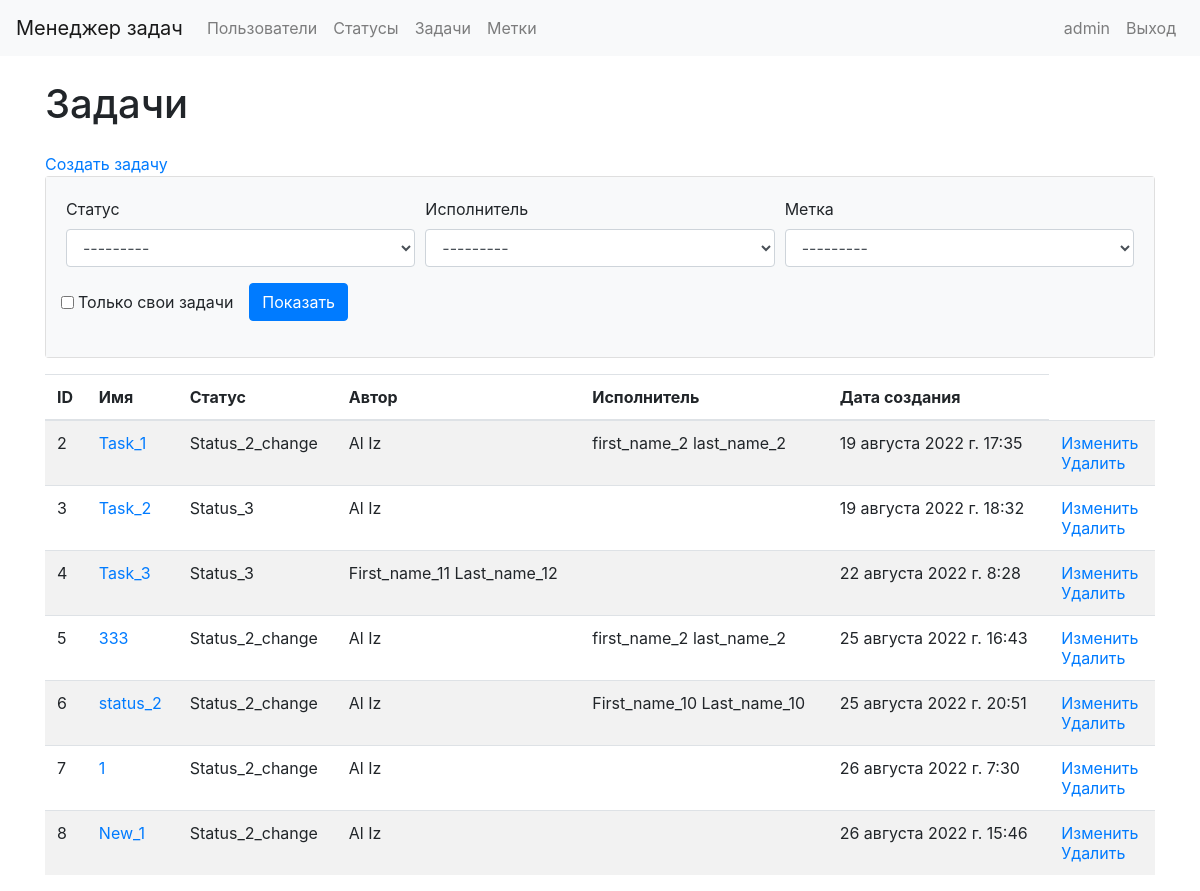
Page /tasks/ (signed in) on the committed database.
### task_manager/models.py (models this page shows)
class Status(models.Model):
    name = models.CharField(max_length=100, unique=True)
    time_create = models.DateTimeField(auto_now_add=True)
    def __str__(self):
        return self.name

class Label(models.Model):
    name = models.CharField(max_length=100, unique=True)
    time_create = models.DateTimeField(auto_now_add=True)
    def __str__(self):
        return self.name

class Task(models.Model):
    author = models.ForeignKey(User, on_delete=models.PROTECT, related_name="author")
    name = models.CharField(max_length=150, unique=True)
    description = models.TextField(max_length=500, blank=True, null=True)
    status = models.ForeignKey(Status, on_delete=models.PROTECT)
    executor = models.ForeignKey(User, on_delete=models.PROTECT, blank=True, null=True, related_name="tasks")
    label = models.ManyToManyField("Label", through="AttachLabelToTask", blank=True)
    time_create = models.DateTimeField(auto_now_add=True)

### task_manager/views.py (the view)
# urls.py: path('tasks/', views.TaskListWithFilter.as_view(), name='tasks_list'),
class TaskListWithFilter(FilterView):
    template_name = "tasks_list_with_filter.html"
    filterset_class = TaskFilter
    def dispatch(self, request, *args, **kwargs):
        if not request.user.is_authenticated:
            messages.error(request, _("Вы не авторизованы! Пожалуйста, выполните вход."))
            return redirect('user_login')
        return super().dispatch(request, *args, **kwargs)

### task_manager/templates/tasks_list_with_filter.html (shortened to what this page needs)
{% extends "base.html" %}
{% load bootstrap4 %}
{% load i18n %}
{% block content %}
<div class="container wrapper flex-grow-1">
    <h1 class="my-4">{% translate "Задачи" %}</h1>
    <a href="{% url 'tasks_create' %}">{% translate "Создать задачу" %}</a>
    <div class="card mb-3">
        <div class="card-body bg-light">
            <form method="get" class="form-row center">
                <div class="form-group col-md-4">
                    <label for="id_status">{% translate "Статус" %}</label>
                    <select class="form-control" id="id_status", name="status">
                        {% for value, label in filter.form.status.field.choices %}
                            <option value="{{value}}"
                            >{{label}}</option>
                        {% endfor %}
                    </select>
                </div>
                <div class="form-group col-md-4">
                    <label for="id_executor">{% translate "Исполнитель" %}</label>
                    <select class="form-control" id="id_executor", name="executor">
                        {% for value, label in filter.form.executor.field.choices %}
                            <option value="{{value}}"
                            >{{label}}</option>
                        {% endfor %}
                    </select>
                </div>
                <div class="form-group col-md-4">
                    <label for="id_label" class="center">{% translate "Метка" %}</label>
                    <select class="form-control" id="id_label", name="label">
                        {% for value, label in filter.form.label.field.choices %}
                            <option value="{{value}}"
                            >{{label}}</option>
                        {% endfor %}
                    </select>
                </div>
                <div class="form-inline">
                <div class="form-group">
                    <div class="mr-3">
                        <div class="form-check">
                            <input type="checkbox" name="self_tasks" class="form-check-input" id="id_self_tasks"  >
                            <label class="form-check-label" for="id_self_tasks">Только свои задачи</label>
                        </div>
                    </div>
                </div>
                <div class="form-group">
                    <input class="btn btn-primary" type="submit" value="Показать">
                </div>
            </div>
            </form>
        </div>
    </div>
    <table class="table table-striped">
        <thead>
            <tr>
                <th>{% translate "ID" %}</th>
                <th>{% translate "Имя" %}</th>
                <th>{% translate "Статус" %}</th>
                <th>{% translate "Автор" %}</th>
                <th>{% translate "Исполнитель" %}</th>
                <th>{% translate "Дата создания" %}</th>
            </tr>
        </thead>
        <tbody>
            {% for t in filter.qs %}
            <tr>
                <td>{{t.id}}</td>
                <td><a href="{% url 'tasks_detail' pk=t.id %}"> {{t.name}} </a></td>
                <td>{{t.status.name}}</td>
                <td>{{t.author.first_name}} {{t.author.last_name}}</td>
                <td>{{t.executor.first_name}} {{t.executor.last_name}}</td>
                <td>{{t.time_create}}</td>
                <td>
                    <a href="{% url 'tasks_update' pk=t.id %}">{% translate "Изменить" %}</a>
                    <br>
                    <a href="{% url 'tasks_delete' pk=t.id %}">{% translate "Удалить" %}</a>
                </td>
            </tr>
            {% endfor %}
        </tbody>
    </table>
</div>
{% endblock %}

### task_manager/templates/base.html (shortened to what this page needs)
{% load i18n %}
{% load bootstrap4 %}
{% bootstrap_css %}
{% block bootstrap4_content %}
    <nav class="navbar navbar-expand-lg navbar-light bg-light">
        <a class="navbar-brand" href="{% url 'home' %}">{% translate "Менеджер задач" %}</a>
        <div class="collapse navbar-collapse" id="navbarSupportedContent">
            <ul class="navbar-nav mr-auto">
                <li class="nav-item">
                    <a class="nav-link" href="{% url 'users_list' %}">{% translate "Пользователи" %}</a>
                </li>
                {% if request.user.is_authenticated %}
                <li class="nav-item">
                    <a class="nav-link" href="{% url 'statuses_list' %}">{% translate "Статусы" %}</a>
                </li>
                <li class="nav-item">
                    <a class="nav-link" href="{% url 'tasks_list' %}">{% translate "Задачи" %}</a>
                </li>
                <li class="nav-item">
                    <a class="nav-link" href="{% url 'labels_list' %}">{% translate "Метки" %}</a>
                </li>
                {% endif %}
            </ul>
            <ul class="navbar-nav">
                {% if request.user.is_authenticated %}
                <li class="nav-item">
                    <a class="nav-link" href="{% url 'users_update' pk=request.user.id %}">{{user.username}}</a>
                </li>
                <li class="nav-item">
                    <a class="nav-link" href="{% url 'user_logout' %}">{% translate "Выход" %}</a>
                </li>
                {% endif %}
            </ul>
        </div>
    </nav>
{% endblock %}
{% block content %}
{% endblock %}

### rows in the picture
Status: status "---------"
Label: label "---------"
Task: id "2", name "Task_1", status.name "Status_2_change", author.first_name "Al", author.last_name "Iz", executor.first_name "first_name_2", executor.last_name "last_name_2", time_create "19 августа 2022 г. 17:35"
Task: id "3", name "Task_2", status.name "Status_3", author.first_name "Al", author.last_name "Iz", time_create "19 августа 2022 г. 18:32"
Task: id "4", name "Task_3", status.name "Status_3", author.first_name "First_name_11", author.last_name "Last_name_12", time_create "22 августа 2022 г. 8:28"
Task: id "5", name "333", status.name "Status_2_change", author.first_name "Al", author.last_name "Iz", executor.first_name "first_name_2", executor.last_name "last_name_2", time_create "25 августа 2022 г. 16:43"
Task: id "6", name "status_2", status.name "Status_2_change", author.first_name "Al", author.last_name "Iz", executor.first_name "First_name_10", executor.last_name "Last_name_10", time_create "25 августа 2022 г. 20:51"
Task: id "7", name "1", status.name "Status_2_change", author.first_name "Al", author.last_name "Iz", time_create "26 августа 2022 г. 7:30"
Task: id "8", name "New_1", status.name "Status_2_change", author.first_name "Al", author.last_name "Iz", time_create "26 августа 2022 г. 15:46"

### other values in the picture
{{ user.username }} "admin"
